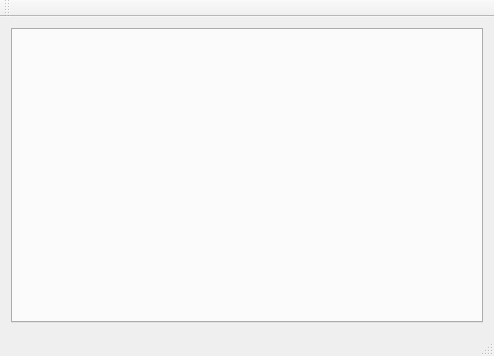
<?xml version="1.0" encoding="UTF-8"?>
<ui version="4.0">
 <class>MainWindow</class>
 <widget class="QMainWindow" name="MainWindow">
  <property name="geometry">
   <rect>
    <x>0</x>
    <y>0</y>
    <width>494</width>
    <height>356</height>
   </rect>
  </property>
  <property name="windowTitle">
   <string>Steno - Groupe RendezVoUS</string>
  </property>
  <widget class="QWidget" name="centralWidget">
   <layout class="QGridLayout" name="gridLayout">
    <item row="0" column="0">
     <widget class="QTabWidget" name="tabWidget">
      <property name="currentIndex">
       <number>-1</number>
      </property>
     </widget>
    </item>
   </layout>
  </widget>
  <widget class="QMenuBar" name="menuBar">
   <property name="geometry">
    <rect>
     <x>0</x>
     <y>0</y>
     <width>494</width>
     <height>22</height>
    </rect>
   </property>
  </widget>
  <widget class="QToolBar" name="mainToolBar">
   <attribute name="toolBarArea">
    <enum>TopToolBarArea</enum>
   </attribute>
   <attribute name="toolBarBreak">
    <bool>false</bool>
   </attribute>
  </widget>
  <widget class="QStatusBar" name="statusBar"/>
 </widget>
 <layoutdefault spacing="6" margin="11"/>
 <resources/>
 <connections/>
 <slots>
  <slot>btnStartOdasClicked()</slot>
  <slot>btnStopOdasClicked()</slot>
 </slots>
</ui>
